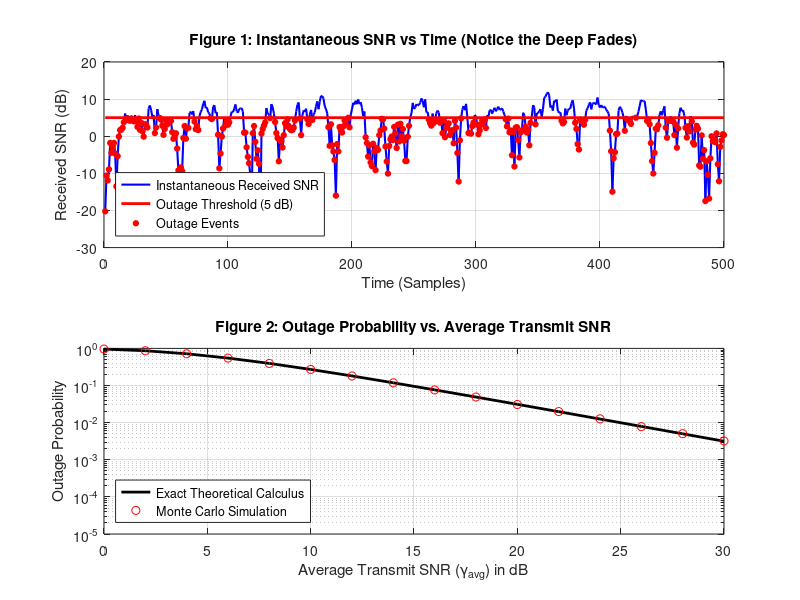

Recreate this plot in MATLAB.
clear all;
close all;
clc;

%% 1. SYSTEM PARAMETERS
N_samples = 10^6;
SNR_avg_dB = 0:2:30;
SNR_th_dB = 5;

gamma_th = 10^(SNR_th_dB / 10);

%% 2. VISUALIZER: What does an Outage look like? (FIXED)
t = 1:500;

% Generate pure, chaotic random Rayleigh fading (infinite multipath)
h_raw = (randn(1, 500) + 1i*randn(1, 500)) / sqrt(2);

% Pass it through a moving average filter to "slow" it down so we can see the curves
windowSize = 15;
h_slow = filter(ones(1,windowSize)/windowSize, 1, h_raw);

% Normalize the power back to 1
h_slow = h_slow ./ sqrt(mean(abs(h_slow).^2));

% Lower the Average SNR to 5 dB so it frequently crashes below the 5 dB threshold!
gamma_avg_vis = 10^(5/10);
instantaneous_SNR_vis = (abs(h_slow).^2) * gamma_avg_vis;
instantaneous_SNR_vis_dB = 10*log10(instantaneous_SNR_vis);

%% 3. MONTE CARLO SIMULATION ENGINE
P_out_simulated = zeros(1, length(SNR_avg_dB));
P_out_theoretical = zeros(1, length(SNR_avg_dB));

fprintf('Starting Monte Carlo Simulation with %d samples...\n', N_samples);

for k = 1:length(SNR_avg_dB)
    gamma_avg = 10^(SNR_avg_dB(k) / 10);

    h = (randn(1, N_samples) + 1i*randn(1, N_samples)) / sqrt(2);
    gamma_inst = (abs(h).^2) * gamma_avg;

    outage_count = sum(gamma_inst < gamma_th);
    P_out_simulated(k) = outage_count / N_samples;
    P_out_theoretical(k) = 1 - exp(-gamma_th / gamma_avg);
end

fprintf('Simulation Complete!\n');

%% ========================================================================
%% PLOTTING
%% ========================================================================

figure(1);

% --- SUBPLOT 1: The Outage Visualizer ---
subplot(2,1,1);
plot(t, instantaneous_SNR_vis_dB, 'b-', 'LineWidth', 1.5); hold on;
plot([1 500], [SNR_th_dB SNR_th_dB], 'r-', 'LineWidth', 2);
grid on;
title('Figure 1: Instantaneous SNR vs Time (Notice the Deep Fades)');
xlabel('Time (Samples)'); ylabel('Received SNR (dB)');

% Fill in the outage areas with red dots
outage_idx = instantaneous_SNR_vis_dB < SNR_th_dB;
plot(t(outage_idx), instantaneous_SNR_vis_dB(outage_idx), 'ro', 'MarkerSize', 4, 'MarkerFaceColor', 'r');
legend('Instantaneous Received SNR', sprintf('Outage Threshold (%d dB)', SNR_th_dB), 'Outage Events', 'Location', 'southwest');

% --- SUBPLOT 2: Monte Carlo vs Theory Curve ---
subplot(2,1,2);
semilogy(SNR_avg_dB, P_out_theoretical, 'k-', 'LineWidth', 2); hold on;
semilogy(SNR_avg_dB, P_out_simulated, 'ro', 'MarkerSize', 6);
grid on;
title('Figure 2: Outage Probability vs. Average Transmit SNR');
xlabel('Average Transmit SNR (\gamma_{avg}) in dB');
ylabel('Outage Probability');
legend('Exact Theoretical Calculus', 'Monte Carlo Simulation', 'Location', 'southwest');
axis([0 30 10^-5 1]);
